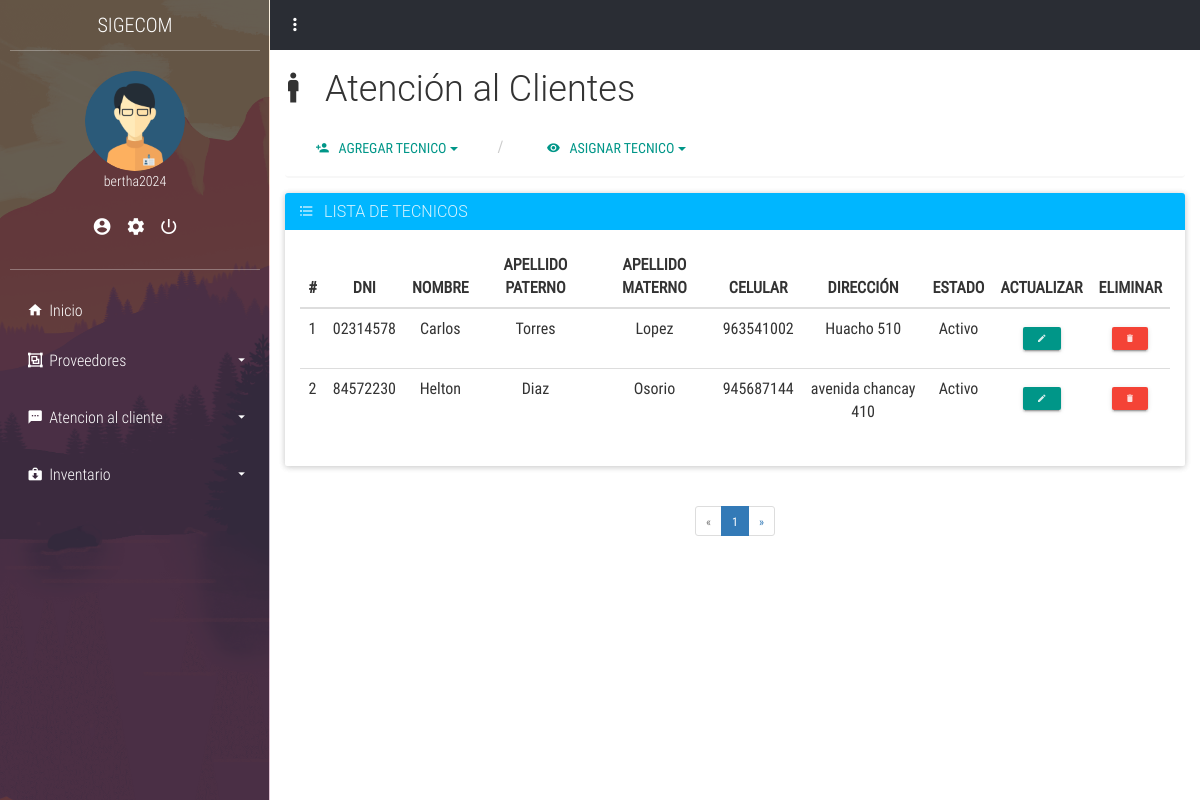
The page /tecnico/lista_tecnicos.php (signed in) on the database its author committed.
### tables this page shows
CREATE TABLE IF NOT EXISTS `usuario` (
  `ID_usuario` int NOT NULL AUTO_INCREMENT,
  `id_personal` int DEFAULT NULL,
  `Nombre_usuario` varchar(50) NOT NULL,
  `Correo` varchar(250) DEFAULT NULL,
  `password` varchar(100) NOT NULL,
  `ID_tipousuario` int DEFAULT NULL,
  `Estado` int DEFAULT '1',
  `confirmado` int NOT NULL DEFAULT '0',
  `codigo` varchar(4) DEFAULT NULL,
  `token` int DEFAULT NULL,
  `fecha` timestamp NOT NULL,
  PRIMARY KEY (`ID_usuario`),
  KEY `ID_tipousuario` (`ID_tipousuario`),
  KEY `id_Personal` (`id_personal`)
);

CREATE TABLE IF NOT EXISTS `tecnico` (
  `ID_tecnico` int NOT NULL AUTO_INCREMENT,
  `id_personal` int NOT NULL,
  `ID_usuario` int NOT NULL,
  `codigo` varchar(250) DEFAULT NULL,
  `estado` int NOT NULL DEFAULT '1',
  `fecha_creacion` timestamp NOT NULL,
  PRIMARY KEY (`ID_tecnico`),
  KEY `id_personal` (`id_personal`),
  KEY `ID_usuario` (`ID_usuario`)
);

CREATE TABLE IF NOT EXISTS `personal` (
  `ID_personal` int NOT NULL AUTO_INCREMENT,
  `Dni` varchar(10) NOT NULL,
  `Nombre` varchar(100) NOT NULL,
  `Apellido_paterno` varchar(250) NOT NULL,
  `Apellido_materno` varchar(250) NOT NULL,
  `Celular` varchar(11) NOT NULL,
  `Direccion` varchar(250) NOT NULL,
  `ID_cargo` int DEFAULT NULL,
  `Estado` varchar(50) DEFAULT NULL,
  PRIMARY KEY (`ID_personal`),
  KEY `fk_cargo_personal` (`ID_cargo`)
);

### app/config.php (called while the page is built, shortened)
<?php
$URL = "http://localhost/sigecom/";

### layout/sesion.php (called while the page is built, shortened)
<?php
if (isset($_SESSION['sesion_usuario'])) {
    $nombre_usuario_sesion = $_SESSION['sesion_usuario'];
    $sql = "SELECT u.ID_usuario, u.Nombre_usuario, u.ID_tipousuario, tu.Nombre_tipousuario as rol, p.ID_cargo, u.Correo
            FROM usuario as u
            INNER JOIN tipo_usuario as tu ON u.ID_tipousuario = tu.ID_tipousuario
            INNER JOIN personal as p ON u.id_personal = p.ID_personal
            WHERE Nombre_usuario = :nombre_usuario_sesion";
    $query = $pdo->prepare($sql);
    $query->execute(['nombre_usuario_sesion' => $nombre_usuario_sesion]);
    $usuarios = $query->fetchAll(PDO::FETCH_ASSOC);
    foreach ($usuarios as $usuario) {
        $nombres_sesion = $usuario['Nombre_usuario'];
        $rol_sesion = $usuario['rol'];
    }
} else {
    echo "no existe sesion";
    header('Location: ' . $URL . '/login');
}

### tecnico/lista_tecnicos.php (the view, shortened to what this page needs)
<?php
include ('../app/config.php');
include ('../layout/sesion.php');
include ('../layout/parte1.php');
include ('../layout/tecnico.php');
$limit = 5;
$page = (isset($_GET['page'])) ? $_GET['page'] : 1;
try {
    $query = "SELECT t.ID_tecnico, p.Dni, p.Nombre, p.Apellido_paterno, p.Apellido_materno, p.Celular, p.Direccion, t.estado
              FROM tecnico t
              INNER JOIN personal p ON t.id_personal = p.ID_personal";
    $stmt = $pdo->prepare($query);
    $stmt->execute();
    $tecnicos = $stmt->fetchAll(PDO::FETCH_ASSOC);
} catch (PDOException $e) {
    echo "Error: " . $e->getMessage();
}
?>
<div class="container-fluid">
		<div class="panel panel-success">
			<div class="panel-heading" style="background-color: #00b6ff;">
				<h3 class="panel-title"><i class="zmdi zmdi-format-list-bulleted"></i> &nbsp; LISTA DE TECNICOS</h3>
			</div>
			<div class="panel-body">
				<div class="table-responsive">
					<table class="table table-hover text-center">
						<thead>
							<tr>
								<th class="text-center">#</th>
								<th class="text-center">DNI</th>
								<th class="text-center">NOMBRE</th>
								<th class="text-center">APELLIDO PATERNO</th>
								<th class="text-center">APELLIDO MATERNO</th>
								<th class="text-center">CELULAR</th>
								<th class="text-center">DIRECCIÓN</th>
								<th class="text-center">ESTADO</th>
								<th class="text-center">ACTUALIZAR</th>
								<th class="text-center">ELIMINAR</th>
							</tr>
						</thead>
						<tbody>
							<?php
								$contador = 0;
								foreach ($tecnicos as $tecnico): ?>
									<tr>
										<td><?php echo ++$contador; ?></td>
										<td><?php echo htmlspecialchars($tecnico['Dni']); ?></td>
										<td><?php echo htmlspecialchars($tecnico['Nombre']); ?></td>
										<td><?php echo htmlspecialchars($tecnico['Apellido_paterno']); ?></td>
										<td><?php echo htmlspecialchars($tecnico['Apellido_materno']); ?></td>
										<td><?php echo htmlspecialchars($tecnico['Celular']); ?></td>
										<td><?php echo htmlspecialchars($tecnico['Direccion']); ?></td>
										<td><?php echo htmlspecialchars($tecnico['estado'] == 1 ? 'Activo' : 'Inactivo'); ?></td>
										<td>
											<button type="button" class="btn btn-primary btn-raised btn-xs" onclick="window.location.href = 'editar_tecnico.php?ID_tecnico=<?php echo $tecnico['ID_tecnico']; ?>'">
												<i class="zmdi zmdi-edit"></i>
											</button>
										</td>
										<td>
											<button type="button" class="btn btn-danger btn-raised btn-xs" onclick="deleteTecnico(<?php echo ($tecnico['ID_tecnico']); ?>);">
												<i class="zmdi zmdi-delete"></i>
											</button>
										</td>
									</tr>
								<?php endforeach; ?>
						</tbody>
					</table>
				</div>
			</div>
		</div>
	</div>
    <nav class="text-center">
					<ul class="pagination pagination-sm">
						<li class="disabled"><a href="javascript:void(0)">«</a></li>
						<?php
							$query = "SELECT COUNT(*) as total FROM detalle_producto_proveedor";
							$stmt = $pdo->query($query);
							$total = $stmt->fetchColumn();
							$pages = ceil($total / $limit);
							for ($i = 1; $i <= $pages; $i++) {
								$active = ($i == $page) ? 'active' : '';
								                                echo '<li class="' . $active . '"><a href="' . $URL . '/inventario/movimientos/entrada/index.php?page=' . $i . '">' . $i . '</a></li>';
							}
						?>
						<li><a href="javascript:void(0)">»</a></li>
					</ul>
	</nav>

### layout/parte1.php (shortened to what this page needs)
<!DOCTYPE html>
<html lang="es">
<head>
	<link rel="stylesheet" href="<?php echo $URL; ?>/plant/css/main.css">
</head>
<body>
	<section class="full-box cover dashboard-sideBar">
		<div class="full-box dashboard-sideBar-ct">
			<div class="full-box text-uppercase text-center text-titles dashboard-sideBar-title">
				SIGECOM <i class="zmdi zmdi-close btn-menu-dashboard visible-xs"></i>
			</div>
			<div class="full-box dashboard-sideBar-UserInfo">
				<figure class="full-box">
					<img src="<?php echo $URL; ?>/plant/assets/avatars/AdminMaleAvatar.png" alt="UserIcon">
					<figcaption class="text-center text-titles"><?php echo $nombres_sesion; ?></figcaption>
				</figure>
				<ul class="full-box list-unstyled text-center">
					<li>
						<a href="<?php echo $URL; ?>/my_data" title="Mis datos">
							<i class="zmdi zmdi-account-circle"></i>
						</a>
					</li>
					<li>
						<a href="<?php echo $URL; ?>/my_account" title="Mi cuenta">
							<i class="zmdi zmdi-settings"></i>
						</a>
					</li>
					<li>
    <a href="#" title="Cerrar Sesión" onclick="confirmacionCerrarSesion(event)">
        <i class="zmdi zmdi-power"></i>
    </a>
</li>
				</ul>
			</div>
			<ul class="list-unstyled full-box dashboard-sideBar-Menu">
				<li>
					<a href="<?php echo $URL; ?>/home.php">
						<i class="zmdi zmdi-home zmdi-hc-fw"></i> Inicio
					</a>
				</li>
				<?php if ($rol_sesion !== "tecnico"): ?>
				<li>
					<a href="#!" class="btn-sideBar-SubMenu">
						<i class="zmdi zmdi-group zmdi-hc-fw"></i> Proveedores <i class="zmdi zmdi-caret-down pull-right"></i>
					</a>
					<ul class="list-unstyled full-box">
					</ul>
				</li>
<?php endif; ?>
				<?php if ($rol_sesion !== "tecnico"): ?>
				<li>
					<a href="#!" class="btn-sideBar-SubMenu">
						<i class="zmdi zmdi-comment-more zmdi-hc-fw"></i> Atencion al cliente<i class="zmdi zmdi-caret-down pull-right"></i>
					</a>
					<ul class="list-unstyled full-box">
					</ul>
				</li>
				<?php endif; ?>
				<?php if ($rol_sesion !== "tecnico"): ?>
				<li>
					<a href="#!" class="btn-sideBar-SubMenu">
						<i class="zmdi zmdi-case-download zmdi-hc-fw"></i> Inventario <i class="zmdi zmdi-caret-down pull-right"></i>
					</a>
					<ul class="list-unstyled full-box">
					</ul>
				</li>
				<?php endif; ?>
			</ul>
		</div>
	</section>
	<section class="full-box dashboard-contentPage">
		<nav class="full-box dashboard-Navbar">
			<ul class="full-box list-unstyled text-right">
				<li class="pull-left">
					<a href="#!" class="btn-menu-dashboard"><i class="zmdi zmdi-more-vert"></i></a>
				</li>
			</ul>
		</nav>
</body>
</html>

### plant/css/main.css (style rules this page uses)
body, html { background-color: #fff; width: 100%; height: 100%; margin: 0; padding: 0; position: relative; font-size: 16px; font-family: 'RobotoCondensed'; overflow: hidden; }
.full-box { margin: 0; padding: 0; width: 100%; box-sizing: border-box; }
.cover { background: 50% 50% no-repeat; background-size: cover; }
.text-titles { font-family: 'RobotoCondensedLight' }
.dashboard-sideBar, .dashboard-contentPage { position: absolute; top: 0; height: 100%; transition: all .3s ease-in-out; }
.dashboard-sideBar, .dashboard-sideBar-ct { width: 270px; }
.dashboard-sideBar { left: 0; z-index: 2; background-image: url('../assets/img/sideBar.png'); border-right: 1px solid rgba(255, 255, 255, .7); overflow: hidden; }
.dashboard-sideBar-ct { position: relative; height: 100%; background-color: rgba(42, 45, 52, 0.7); padding: 0 10px; padding-bottom: 30px; }
.dashboard-sideBar-title, .dashboard-sideBar-title > i { height: 50px; line-height: 50px; color: #fff; font-size: 20px; }
.dashboard-sideBar-title { position: relative; }
.dashboard-sideBar-UserInfo { border-top: 1px solid rgba(255, 255, 255, .3); border-bottom: 1px solid rgba(255, 255, 255, .3); color: #fff; font-size: 14px; padding: 20px 0; }
.dashboard-sideBar-UserInfo figure img { width: 100px; height: 100px; border-radius: 100%; display: block; margin: 0 auto; }
.dashboard-sideBar-UserInfo ul { margin-top: 15px; }
.dashboard-sideBar-UserInfo ul > li, .dashboard-sideBar-UserInfo ul > li > a { display: inline-block; color: #fff; }
.dashboard-sideBar-UserInfo ul > li > a { outline: none; font-size: 20px; padding: 7px; transition: all .3s ease-in-out; }
.dashboard-sideBar-Menu { padding-top: 15px; }
.dashboard-sideBar-Menu > li, .dashboard-sideBar-Menu > li > a, .dashboard-sideBar-Menu > li > ul > li, .dashboard-sideBar-Menu > li > ul > li > a { line-height: 50px; font-family: "RobotoCondensedLight"; display: block; color: #fff; text-decoration: none; border-radius: 4px; transition: all .3s ease-in-out; position: relative; }
.dashboard-sideBar-Menu > li > a > i.zmdi-caret-down { line-height: 50px; transition: all .3s ease-in-out; }
.dashboard-sideBar-Menu > li > a { padding: 0 15px; box-sizing: border-box; height: 50px; outline: none; }
.dashboard-sideBar-Menu > li > ul { position: relative; padding-top: 7px; height: 0; overflow: hidden; }
.dashboard-contentPage { right: 0; z-index: 1; padding-left: 270px; }
.dashboard-Navbar, .dashboard-Navbar > ul, .dashboard-Navbar > ul >li, .dashboard-Navbar > ul > li > a { height: 50px; line-height: 50px; }
.dashboard-Navbar > ul > li > a { outline: none; }
.dashboard-Navbar { background-color: #2A2D34; overflow: hidden; }
.dashboard-Navbar > ul >li, .dashboard-Navbar > ul > li > a { display: inline-block; width: 50px; text-align: center; color: #fff; margin: 0; padding: 0; font-size: 20px; transition: all .3s ease-in-out; position: relative; }

### rows shown on the page
usuario: Nombre_usuario "bertha2024"
tecnico: id_personal.Dni "02314578", id_personal.Nombre "Carlos", id_personal.Apellido_paterno "Torres", id_personal.Apellido_materno "Lopez", id_personal.Celular "963541002", id_personal.Direccion "Huacho 510", estado "Activo"
tecnico: id_personal.Dni "84572230", id_personal.Nombre "Helton", id_personal.Apellido_paterno "Diaz", id_personal.Apellido_materno "Osorio", id_personal.Celular "945687144", id_personal.Direccion "avenida chancay 410", estado "Activo"
